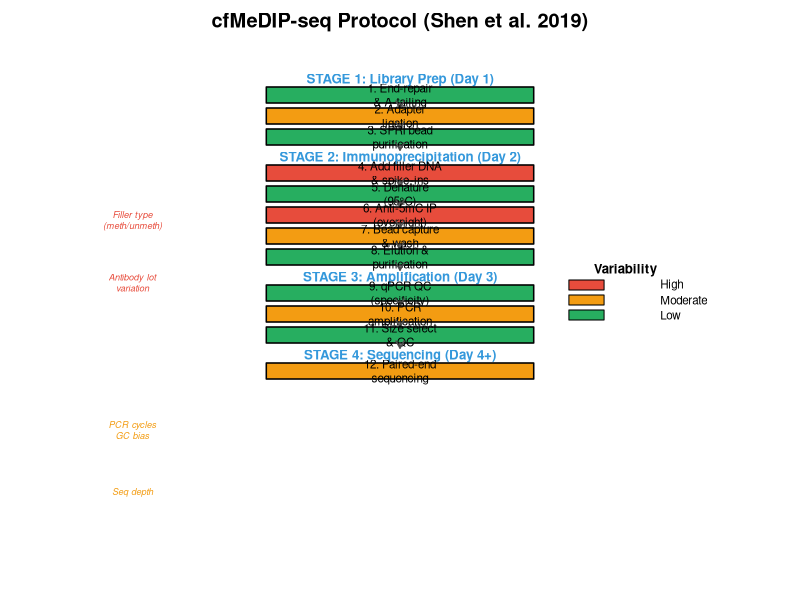

Generate this figure with R:
## ---- chunk 1
# Set up plotting area
par(mar = c(1, 1, 2, 1))
plot(NULL, xlim = c(0, 10), ylim = c(0, 100), 
     xlab = "", ylab = "", xaxt = "n", yaxt = "n",
     bty = "n", main = "cfMeDIP-seq Protocol (Shen et al. 2019)")

# Color scheme for variability
col_high <- "#E74C3C"      # Red - HIGH variability
col_mod <- "#F39C12"       # Orange - MODERATE variability  
col_low <- "#27AE60"       # Green - LOW variability
col_stage <- "#3498DB"     # Blue - Stage headers

# Function to draw a box with text
draw_box <- function(x, y, w, h, label, fill_col, text_cex = 0.7) {
  rect(x - w/2, y - h/2, x + w/2, y + h/2, col = fill_col, border = "black", lwd = 1.5)
  text(x, y, label, cex = text_cex, font = 1)
}

# Function to draw arrow between boxes
draw_arrow <- function(x1, y1, x2, y2) {
  arrows(x1, y1, x2, y2, length = 0.08, lwd = 1.5, col = "gray30")
}

# Function to draw stage header
draw_stage <- function(x, y, label) {
  text(x, y, label, cex = 0.8, font = 2, col = col_stage)
}

# Layout parameters
cx <- 5          # Center x
bw <- 3.8        # Box width
bh <- 3.2        # Box height
gap <- 4.2       # Vertical gap between boxes

# Starting y position
y_pos <- 96

# === STAGE 1: Library Preparation ===
draw_stage(cx, y_pos, "STAGE 1: Library Prep (Day 1)")
y_pos <- y_pos - 3

draw_box(cx, y_pos, bw, bh, "1. End-repair\n& A-tailing", col_low)
y_pos <- y_pos - gap
draw_arrow(cx, y_pos + gap - bh/2, cx, y_pos + bh/2)

draw_box(cx, y_pos, bw, bh, "2. Adapter\nligation", col_mod)
y_pos <- y_pos - gap
draw_arrow(cx, y_pos + gap - bh/2, cx, y_pos + bh/2)

draw_box(cx, y_pos, bw, bh, "3. SPRI bead\npurification", col_low)
y_pos <- y_pos - gap - 1
draw_arrow(cx, y_pos + gap + 1 - bh/2, cx, y_pos + bh/2 + 1)

# === STAGE 2: Immunoprecipitation ===
draw_stage(cx, y_pos + 1, "STAGE 2: Immunoprecipitation (Day 2)")
y_pos <- y_pos - 2

draw_box(cx, y_pos, bw, bh, "4. Add filler DNA\n& spike-ins", col_high)
y_pos <- y_pos - gap
draw_arrow(cx, y_pos + gap - bh/2, cx, y_pos + bh/2)

draw_box(cx, y_pos, bw, bh, "5. Denature\n(95°C)", col_low)
y_pos <- y_pos - gap
draw_arrow(cx, y_pos + gap - bh/2, cx, y_pos + bh/2)

draw_box(cx, y_pos, bw, bh, "6. Anti-5mC IP\n(overnight)", col_high)
y_pos <- y_pos - gap
draw_arrow(cx, y_pos + gap - bh/2, cx, y_pos + bh/2)

draw_box(cx, y_pos, bw, bh, "7. Bead capture\n& wash", col_mod)
y_pos <- y_pos - gap
draw_arrow(cx, y_pos + gap - bh/2, cx, y_pos + bh/2)

draw_box(cx, y_pos, bw, bh, "8. Elution &\npurification", col_low)
y_pos <- y_pos - gap - 1
draw_arrow(cx, y_pos + gap + 1 - bh/2, cx, y_pos + bh/2 + 1)

# === STAGE 3: Amplification ===
draw_stage(cx, y_pos + 1, "STAGE 3: Amplification (Day 3)")
y_pos <- y_pos - 2

draw_box(cx, y_pos, bw, bh, "9. qPCR QC\n(specificity)", col_low)
y_pos <- y_pos - gap
draw_arrow(cx, y_pos + gap - bh/2, cx, y_pos + bh/2)

draw_box(cx, y_pos, bw, bh, "10. PCR\namplification", col_mod)
y_pos <- y_pos - gap
draw_arrow(cx, y_pos + gap - bh/2, cx, y_pos + bh/2)

draw_box(cx, y_pos, bw, bh, "11. Size select\n& QC", col_low)
y_pos <- y_pos - gap - 1
draw_arrow(cx, y_pos + gap + 1 - bh/2, cx, y_pos + bh/2 + 1)

# === STAGE 4: Sequencing ===
draw_stage(cx, y_pos + 1, "STAGE 4: Sequencing (Day 4+)")
y_pos <- y_pos - 2

draw_box(cx, y_pos, bw, bh, "12. Paired-end\nsequencing", col_mod)

# === LEGEND ===
legend_x <- 8.2
legend_y <- 50

text(legend_x, legend_y + 8, "Variability", font = 2, cex = 0.8)
rect(legend_x - 0.8, legend_y + 4, legend_x - 0.3, legend_y + 6, col = col_high, border = "black")
text(legend_x + 0.5, legend_y + 5, "High", cex = 0.7, adj = 0)
rect(legend_x - 0.8, legend_y + 1, legend_x - 0.3, legend_y + 3, col = col_mod, border = "black")
text(legend_x + 0.5, legend_y + 2, "Moderate", cex = 0.7, adj = 0)
rect(legend_x - 0.8, legend_y - 2, legend_x - 0.3, legend_y, col = col_low, border = "black")
text(legend_x + 0.5, legend_y - 1, "Low", cex = 0.7, adj = 0)

# Key variability notes on left side
note_x <- 1.2
text(note_x, 68, "Filler type\n(meth/unmeth)", cex = 0.55, col = col_high, font = 3)
text(note_x, 55.5, "Antibody lot\nvariation", cex = 0.55, col = col_high, font = 3)
text(note_x, 26, "PCR cycles\nGC bias", cex = 0.55, col = col_mod, font = 3)
text(note_x, 13.5, "Seq depth", cex = 0.55, col = col_mod, font = 3)

dev.off()

